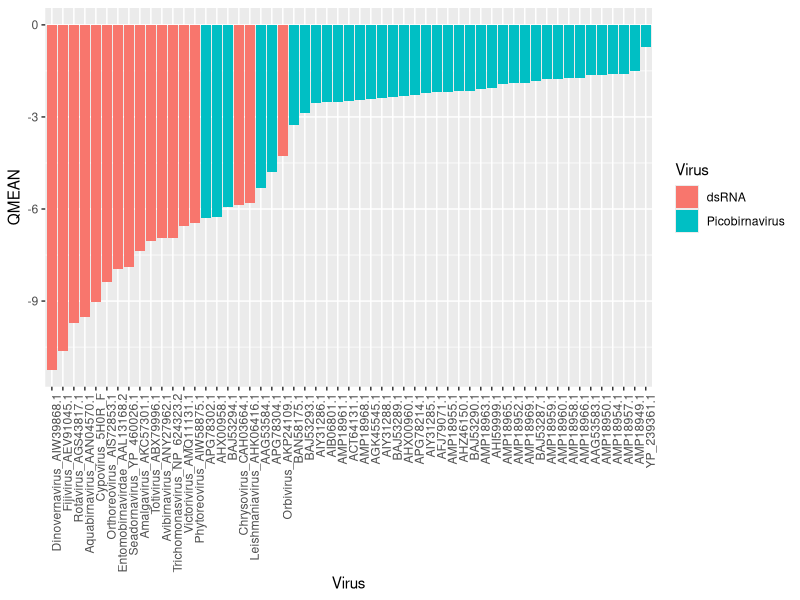
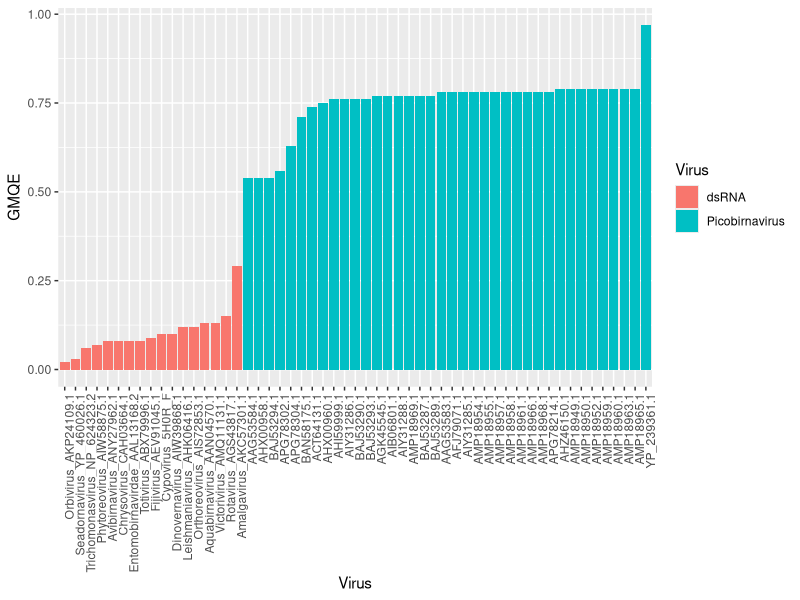
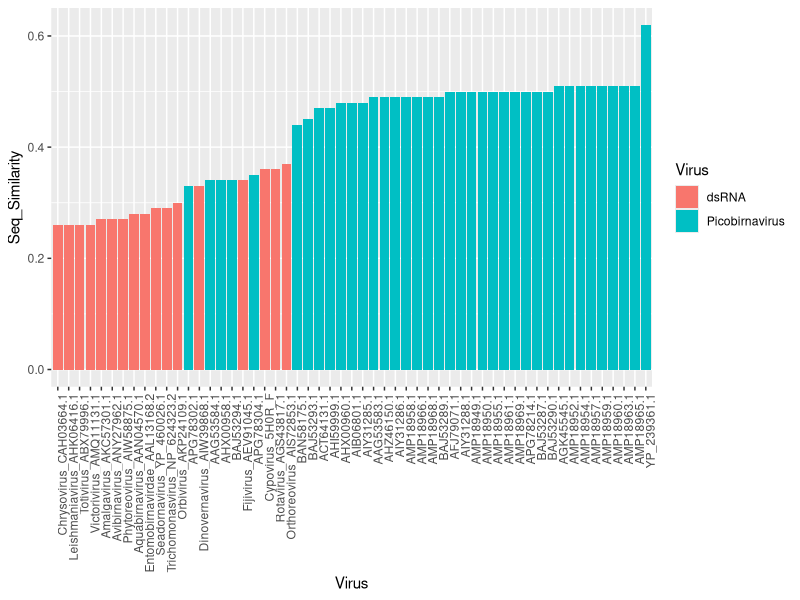
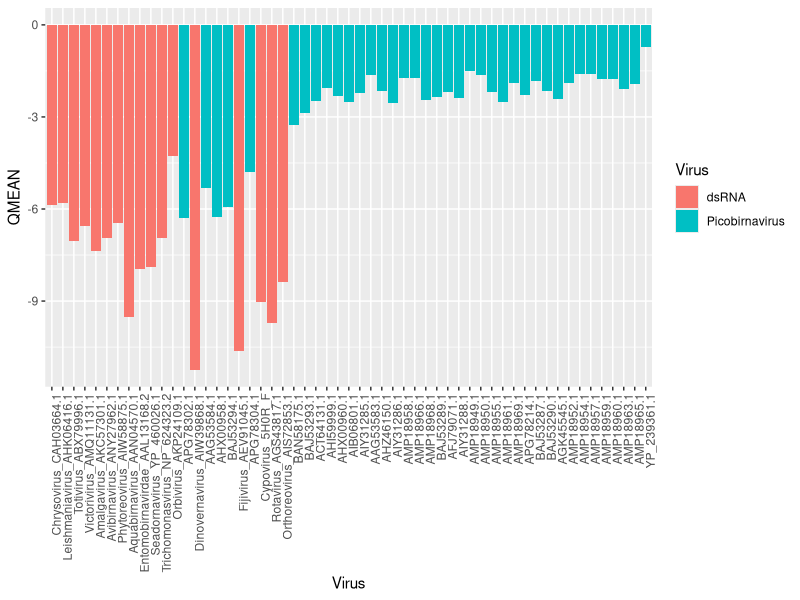
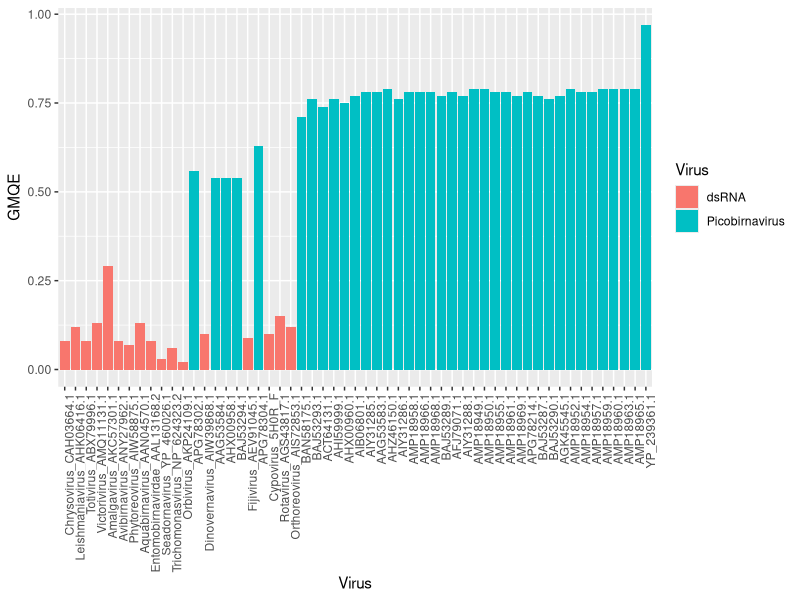
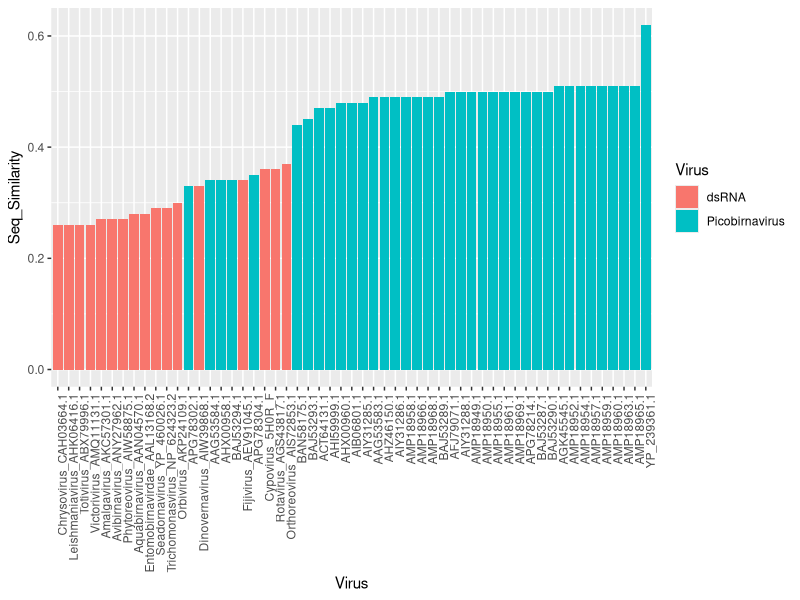
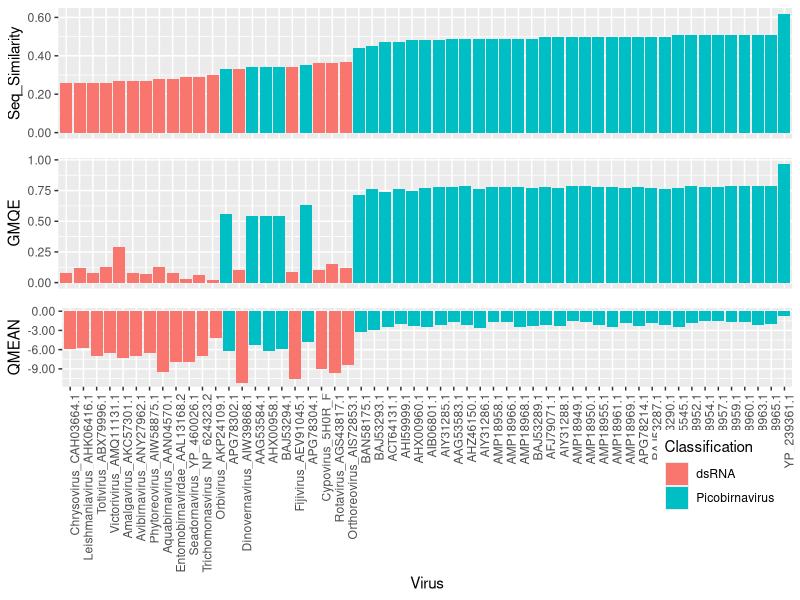

R code for these plots, in order:
library("ggplot2")
data<-read.csv("SwissModelData.csv")
data$Virus<-c(rep('Picobirnavirus',38),rep('dsRNA',17))

p <-ggplot(data, aes(NAME, QMEAN))
p<-p +geom_bar(stat = "identity")+ theme(axis.text.x = element_text(angle = 90, hjust = 1))+
  aes(x=reorder(NAME,QMEAN),fill=Virus)+xlab('Virus')
pdf('qmean.pdf',width=15,height = 5)
p
dev.off()

p1 <-ggplot(data, aes(NAME, GMQE))
p1<-p1 +geom_bar(stat = "identity")+ theme(axis.text.x = element_text(angle = 90, hjust = 1))+
  aes(x=reorder(NAME,GMQE),fill=Virus)+xlab('Virus')
pdf('gmqe.pdf',width=15,height = 5)
p1
dev.off()

p2 <-ggplot(data, aes(NAME, Seq_Similarity))
p2<-p2 +geom_bar(stat = "identity")+ theme(axis.text.x = element_text(angle = 90, hjust = 1))+
  aes(x=reorder(NAME,Seq_Similarity),fill=Virus)+xlab('Virus')
pdf('Seq_Similarity.pdf',width=15,height = 5)
p2
dev.off()

# same seq similarity

p0 <-ggplot(data, aes(NAME, QMEAN))
p0<-p0 +geom_bar(stat = "identity")+ theme(axis.text.x = element_text(angle = 90, hjust = 1))+
  aes(x=reorder(NAME,Seq_Similarity),fill=Virus)+xlab('Virus')
pdf('qmean_same_seq_sim.pdf',width=15,height = 5)
p0
dev.off()

p10 <-ggplot(data, aes(NAME, GMQE))
p10<-p10 +geom_bar(stat = "identity")+ theme(axis.text.x = element_text(angle = 90, hjust = 1))+
  aes(x=reorder(NAME,Seq_Similarity),fill=Virus)+xlab('Virus')
pdf('gmqe_same_seq_sim.pdf',width=15,height = 5)
p10
dev.off()

p20 <-ggplot(data, aes(NAME, Seq_Similarity))
p20<-p20 +geom_bar(stat = "identity")+ theme(axis.text.x = element_text(angle = 90, hjust = 1))+
  aes(x=reorder(NAME,Seq_Similarity),fill=Virus)+xlab('Virus')
pdf('Seq_Similarity.pdf',width=15,height = 5)
p20
dev.off()

## same axis
scaleFUN <- function(x) sprintf("%.2f", x)


p00 <-ggplot(data, aes(NAME, Seq_Similarity))
p00<-p00 +geom_bar(stat = "identity")+ theme(axis.text.x = element_text(angle = 90, hjust = 1))+
  aes(x=reorder(NAME,Seq_Similarity),fill=Virus)+xlab('Virus')+
  theme(axis.title.x=element_blank(),
        axis.text.x=element_blank(),
        axis.ticks.x=element_blank())+ guides(fill=FALSE)+
   scale_y_continuous(labels=scaleFUN)

p100 <-ggplot(data, aes(NAME, GMQE))
p100<-p100 +geom_bar(stat = "identity")+ theme(axis.text.x = element_text(angle = 90, hjust = 1))+
  aes(x=reorder(NAME,Seq_Similarity),fill=Virus)+xlab('Virus')+ guides(fill=FALSE)+
  theme(axis.title.x=element_blank(),
        axis.text.x=element_blank(),
        axis.ticks.x=element_blank())+
  scale_y_continuous(labels=scaleFUN)

p200 <-ggplot(data, aes(NAME, QMEAN))
p200<-p200 +geom_bar(stat = "identity")+ theme(axis.text.x = element_text(angle = 90, hjust = 1))+
  aes(x=reorder(NAME,Seq_Similarity),fill=Virus)+xlab('Virus')+ guides(fill=guide_legend(title="Classification"))+
  scale_y_continuous(labels=scaleFUN)+ theme(legend.position = c(0.9, -1.1))

library(gridExtra)

pdf('swiss_model.pdf',width=12)
grid.arrange(p00,p100,p200,nrow = 3,heights = c(1,1,2))
dev.off()
